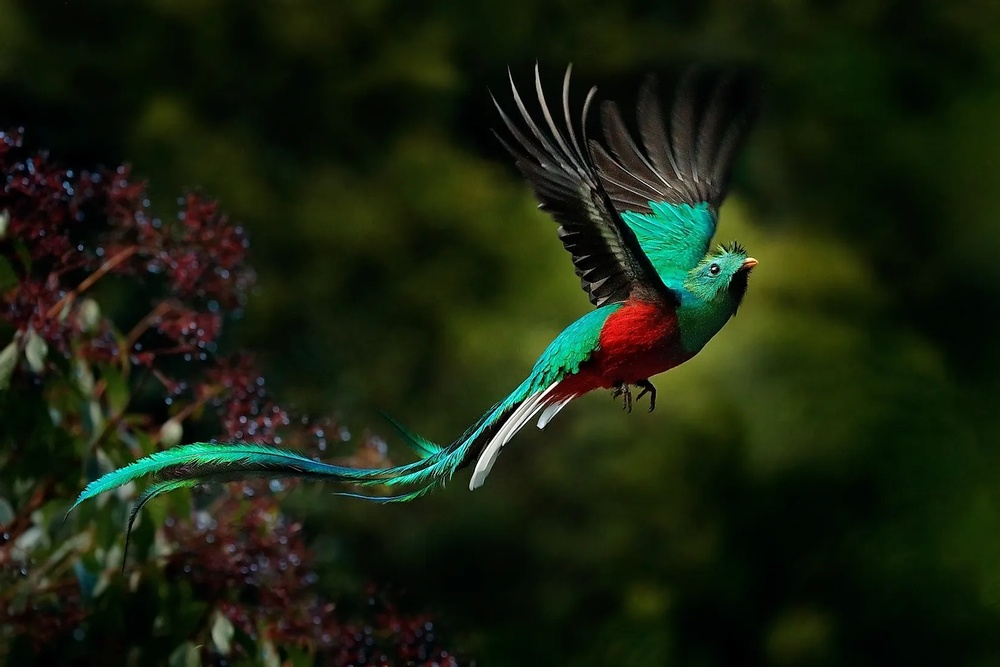
#> input picture histogram_of_GrayImage/paradise.jpg, 1000 x 667 px, shrunk from 1650 x 1100 before the run, found by its file name
$ python assignment12.py
#> lines starting #> are read from the running program, lines starting #| are printed output that depends on the picture
import cv2
import numpy as np
import matplotlib.pyplot as plt
import matplotlib.image as mpimg

lena = mpimg.imread("paradise.jpg")
#> lena is the input picture: shape (667, 1000, 3); mean R, G, B 25.3, 34.1, 15.3
peppers = cv2.imread("paradise1.jpg")
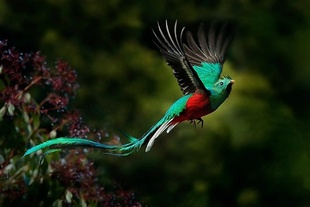
#> input picture imageEnhancement/paradise1.jpg, 310 x 207 px, shrunk from 512 x 341 before the run, found by its file name
#> peppers is the input picture: shape (207, 310, 3); mean B, G, R 15, 33.7, 25

rows, cols, _ = lena.shape
#> rows = 667; cols = 1000

J = np.zeros((rows, cols, _), dtype=np.uint8)
for i in range(rows):
    for j in range(0, int(cols / 2)):
        J[i, j] = lena[i, j]
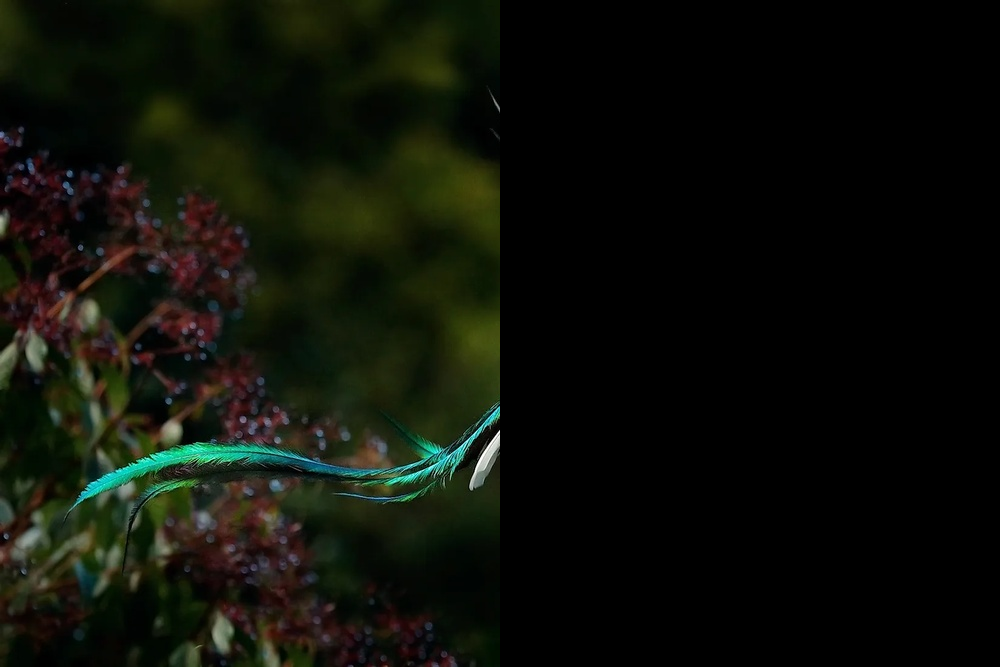
#> J: shape (667, 1000, 3); mean R, G, B 13.2, 15.8, 8.3
for i in range(rows):
    for j in range(int(cols / 2), cols):
#> (the run stopped early here; a loop or call above may not have finished)
